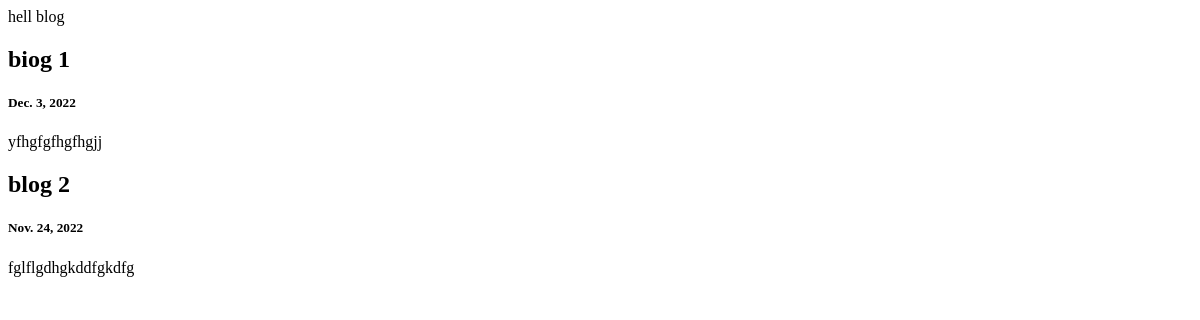
/blog/, run on an earlier commit of the app's database.
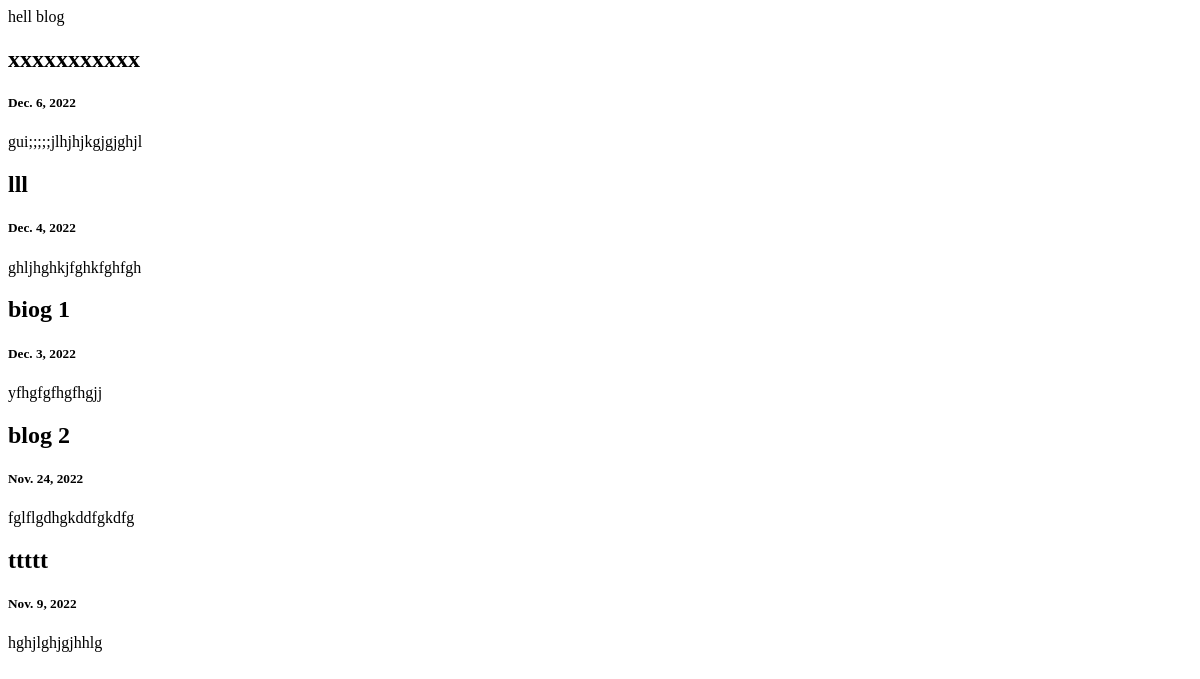
And on a later commit of the database.
### blog/models.py (models this page shows)
class Blog(models.Model):
    title = models.CharField(max_length=200)
    description = models.TextField()
    date = models.DateField(default=date.today)

### blog/views.py (the view)
# urls.py: path("", views.all_blogs, name="all_blogs"),
def all_blogs(request):
    blogs = Blog.objects.order_by('-date')[:5]   # 照日期編排取前5個
    return render(request, "blog/all_blogs.html", {"blogs":blogs})

### templates/blog/all_blogs.html (shortened to what this page needs)
{% for blog in blogs %}
<h2>{{ blog.title }}</h2>
<h5>{{ blog.date }}</h5>
<p>{{blog.description}}</p>
{% endfor %}

What changed in the data, as far as the page shows it:
added Blog: title "xxxxxxxxxxx", date "Dec. 6, 2022", description "gui;;;;;jlhjhjkgjgjghjl"
added Blog: title "lll", date "Dec. 4, 2022", description "ghljhghkjfghkfghfgh"
added Blog: title "ttttt", date "Nov. 9, 2022", description "hghjlghjgjhhlg"
